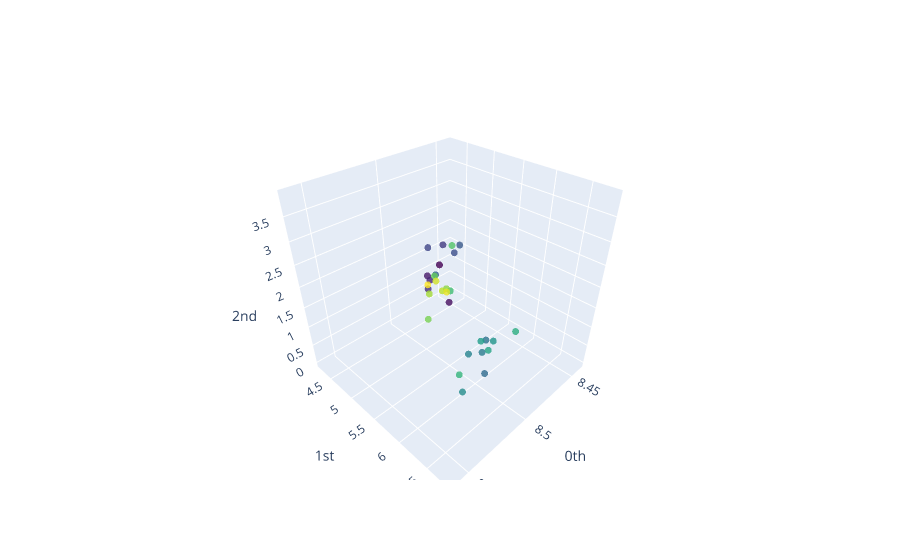

Notebook source saved alongside this figure:
### Code cell
plot_point_cloud(X_basic)

### Figure 1 — Plotly figure (JSON) as saved in the notebook; plotly's stock layout.template omitted (floating-point values rounded to 4 significant figures)
{"data": [{"marker": {"color": [0, 1, 2, 3, 4, 5, 6, 7, 8, 9, 10, 11, 12, 13, 14, 15, 16, 17, 18, 19, 20, 21, 22, 23, 24, 25, 26, 27, 28, 29], "colorscale": [[0, "#440154"], [0.1111, "#482878"], [0.2222, "#3e4989"], [0.3333, "#31688e"], [0.4444, "#26828e"], [0.5556, "#1f9e89"], [0.6667, "#35b779"], [0.7778, "#6ece58"], [0.8889, "#b5de2b"], [1, "#fde725"]], "opacity": 0.8, "size": 4}, "mode": "markers", "type": "scatter3d", "x": [8.452, 8.453, 8.467, 8.492, 8.481, 8.451, 8.467, 8.46, 8.441, 8.463, 8.534, 8.526, 8.535, 8.539, 8.542, 8.52, 8.524, 8.523, 8.515, 8.549, 8.54, 8.536, 8.556, 8.56, 8.545, 8.555, 8.548, 8.548, 8.55, 8.55], "y": [4.234, 4.477, 4.281, 4.93, 4.636, 4.296, 4.311, 4.736, 4.455, 4.375, 6.737, 6.597, 6.714, 6.605, 6.596, 6.601, 6.492, 6.586, 6.792, 6.69, 6.356, 6.297, 6.518, 6.517, 6.41, 6.427, 6.421, 6.343, 6.525, 6.279], "z": [0.9615, 0, 0.8881, 1.612, 0.9969, 1.56, 1.698, 1.732, 1.514, 0.9204, 1.77, 2.193, 2.238, 2.176, 1.394, 2.059, 2.027, 1.897, 2.327, 2.063, 3.195, 3.872, 3.82, 3.181, 3.355, 3.453, 3.375, 3.486, 3.468, 3.409]}], "layout": {"scene": {"xaxis": {"exponentformat": "e", "showexponent": "all", "title": {"text": "0th"}, "type": "linear"}, "yaxis": {"exponentformat": "e", "showexponent": "all", "title": {"text": "1st"}, "type": "linear"}, "zaxis": {"exponentformat": "e", "showexponent": "all", "title": {"text": "2nd"}, "type": "linear"}}}}
